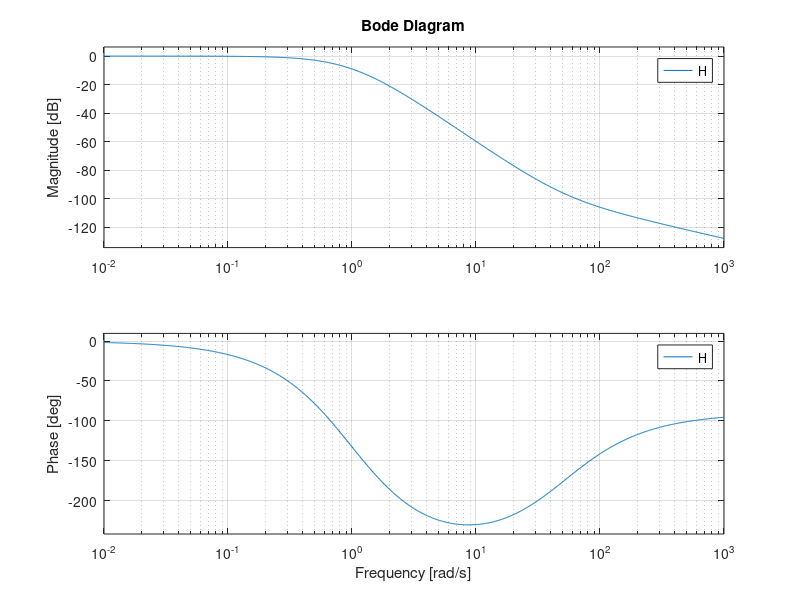
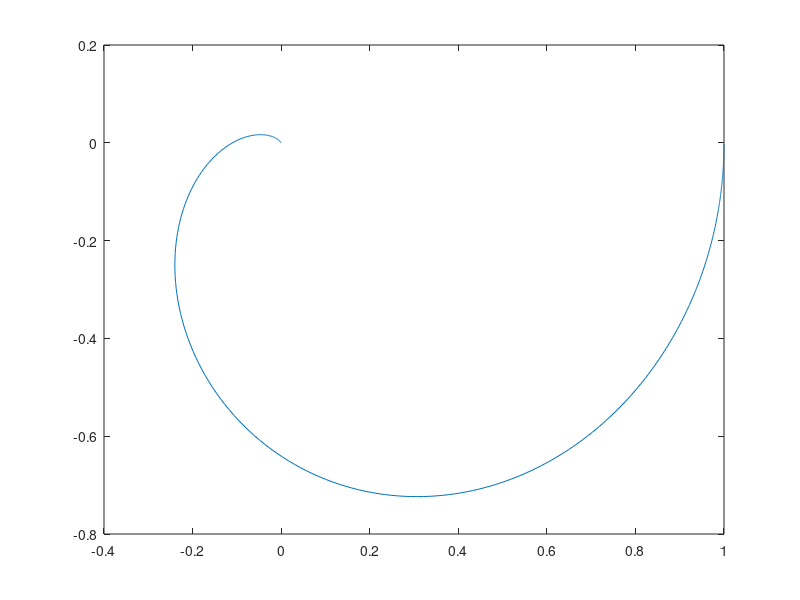

The MATLAB script that drew these images, in order:
% figure,bode(H)
clear all
close all
clc

s = tf('s');
H = ((1+ s/50)^2)/((1+ s)^3)

figure ,bode(H)

[re,im] = nyquist(H)
figure , plot(squeeze(re),squeeze(im))

